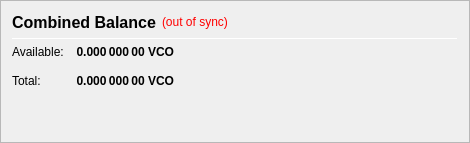
                   <widget class="QFrame" name="frame_CombinedBalances">
                    <property name="minimumSize">
                     <size>
                      <width>470</width>
                      <height>0</height>
                     </size>
                    </property>
                    <property name="frameShape">
                     <enum>QFrame::StyledPanel</enum>
                    </property>
                    <property name="frameShadow">
                     <enum>QFrame::Raised</enum>
                    </property>
                    <layout class="QVBoxLayout" name="verticalLayout_5">
                     <item>
                      <layout class="QHBoxLayout" name="horizontalLayout_5" stretch="0,0,0">
                       <item>
                        <widget class="QLabel" name="label_5z">
                         <property name="minimumSize">
                          <size>
                           <width>0</width>
                           <height>20</height>
                          </size>
                         </property>
                         <property name="font">
                          <font>
                           <pointsize>12</pointsize>
                           <weight>75</weight>
                           <bold>true</bold>
                          </font>
                         </property>
                         <property name="toolTip">
                          <string>Combined Balance (including unconfirmed and immature coins)</string>
                         </property>
                         <property name="text">
                          <string>Combined Balance</string>
                         </property>
                        </widget>
                       </item>
                       <item>
                        <widget class="QLabel" name="labelWalletStatus">
                         <property name="cursor">
                          <cursorShape>WhatsThisCursor</cursorShape>
                         </property>
                         <property name="toolTip">
                          <string>The displayed information may be out of date. Your wallet automatically synchronizes with the VoucherCoin network after a connection is established, but this process has not completed yet.</string>
                         </property>
                         <property name="styleSheet">
                          <string notr="true">QLabel { color: red; }</string>
                         </property>
                         <property name="text">
                          <string notr="true">(out of sync)</string>
                         </property>
                         <property name="alignment">
                          <set>Qt::AlignLeading|Qt::AlignLeft|Qt::AlignVCenter</set>
                         </property>
                        </widget>
                       </item>
                       <item>
                        <spacer name="horizontalSpacer_1">
                         <property name="orientation">
                          <enum>Qt::Horizontal</enum>
                         </property>
                         <property name="sizeHint" stdset="0">
                          <size>
                           <width>40</width>
                           <height>20</height>
                          </size>
                         </property>
                        </spacer>
                       </item>
                      </layout>
                     </item>
                     <item>
                      <widget class="Line" name="line_CombinedBalance">
                       <property name="minimumSize">
                        <size>
                         <width>0</width>
                         <height>1</height>
                        </size>
                       </property>
                       <property name="maximumSize">
                        <size>
                         <width>16777215</width>
                         <height>1</height>
                        </size>
                       </property>
                       <property name="orientation">
                        <enum>Qt::Horizontal</enum>
                       </property>
                      </widget>
                     </item>
                     <item>
                      <layout class="QGridLayout" name="gridLayout_3">
                       <property name="spacing">
                        <number>12</number>
                       </property>
                       <item row="1" column="0">
                        <widget class="QLabel" name="labelBalanceTextz">
                         <property name="text">
                          <string>Available:</string>
                         </property>
                        </widget>
                       </item>
                       <item row="1" column="1">
                        <widget class="QLabel" name="labelBalancez">
                         <property name="font">
                          <font>
                           <weight>75</weight>
                           <bold>true</bold>
                          </font>
                         </property>
                         <property name="cursor">
                          <cursorShape>IBeamCursor</cursorShape>
                         </property>
                         <property name="toolTip">
                          <string>Your current spendable balance</string>
                         </property>
                         <property name="text">
                          <string notr="true">0.000 000 00 VCO</string>
                         </property>
                         <property name="alignment">
                          <set>Qt::AlignRight|Qt::AlignTrailing|Qt::AlignVCenter</set>
                         </property>
                         <property name="textInteractionFlags">
                          <set>Qt::LinksAccessibleByMouse|Qt::TextSelectableByKeyboard|Qt::TextSelectableByMouse</set>
                         </property>
                        </widget>
                       </item>
                       <item row="2" column="0">
                        <widget class="QLabel" name="labelTotalTextz">
                         <property name="text">
                          <string>Total:</string>
                         </property>
                        </widget>
                       </item>
                       <item row="2" column="1">
                        <widget class="QLabel" name="labelTotalz">
                         <property name="font">
                          <font>
                           <weight>75</weight>
                           <bold>true</bold>
                          </font>
                         </property>
                         <property name="cursor">
                          <cursorShape>IBeamCursor</cursorShape>
                         </property>
                         <property name="toolTip">
                          <string>Total Balance, including all unavailable coins.</string>
                         </property>
                         <property name="text">
                          <string notr="true">0.000 000 00 VCO</string>
                         </property>
                         <property name="alignment">
                          <set>Qt::AlignRight|Qt::AlignTrailing|Qt::AlignVCenter</set>
                         </property>
                         <property name="textInteractionFlags">
                          <set>Qt::LinksAccessibleByMouse|Qt::TextSelectableByKeyboard|Qt::TextSelectableByMouse</set>
                         </property>
                        </widget>
                       </item>
                       <item row="2" column="3">
                        <spacer name="horizontalSpacer_2">
                         <property name="orientation">
                          <enum>Qt::Horizontal</enum>
                         </property>
                         <property name="sizeHint" stdset="0">
                          <size>
                           <width>40</width>
                           <height>20</height>
                          </size>
                         </property>
                        </spacer>
                       </item>
                      </layout>
                     </item>
                     <item>
                      <spacer name="verticalSpacer_1">
                       <property name="orientation">
                        <enum>Qt::Vertical</enum>
                       </property>
                       <property name="sizeHint" stdset="0">
                        <size>
                         <width>20</width>
                         <height>40</height>
                        </size>
                       </property>
                      </spacer>
                     </item>
                    </layout>
                   </widget>
